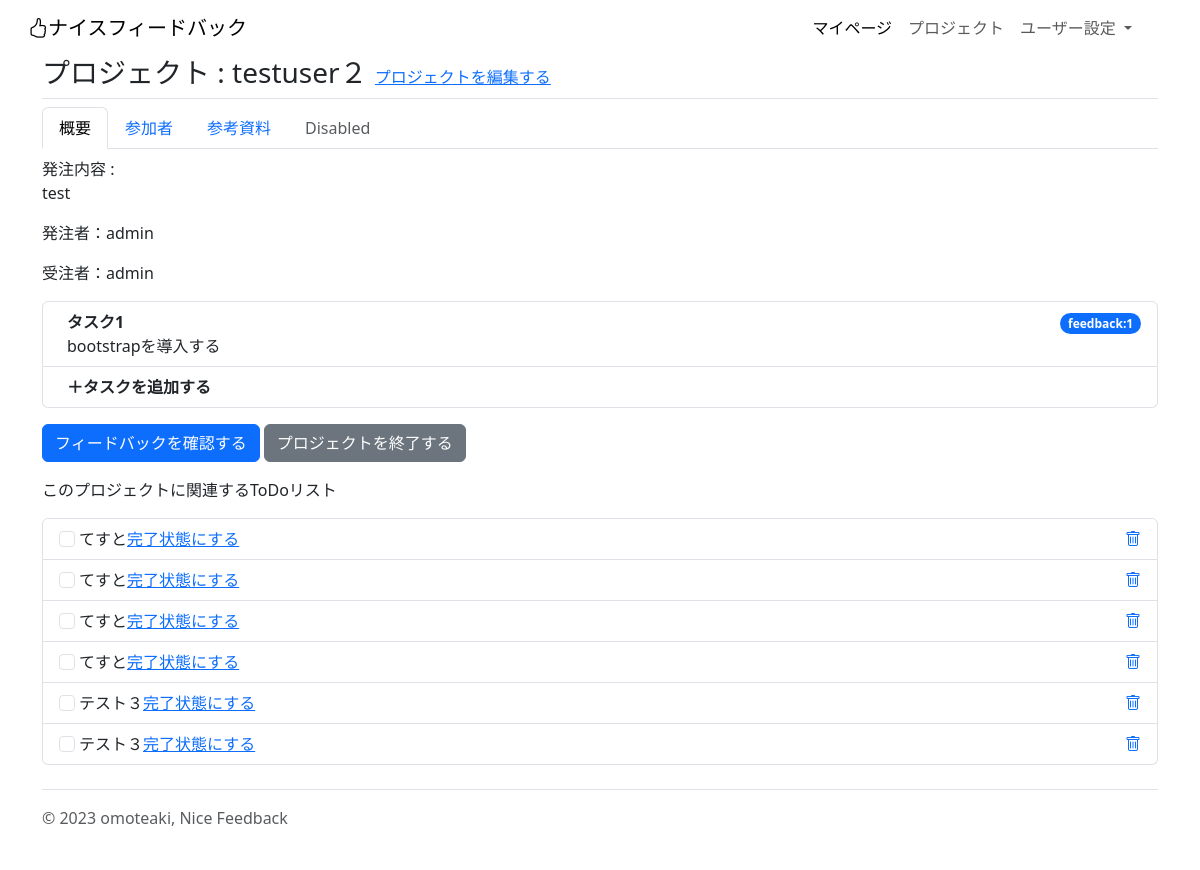
The page /project/12 (signed in) on the database its author committed.
### project/models.py (models this page shows, shortened)
class Project(models.Model):
    title = models.CharField(
        verbose_name="プロジェクトのタイトル",
        max_length=30,
    )
    about = models.TextField(
        verbose_name="このプロジェクトについて"
    )
    deadline_datetime = models.DateTimeField(
        verbose_name="締め切り日時",
    )
    reference_image1 = models.ImageField(
        verbose_name="参考画像1",
        upload_to="references",
        blank=True,
        null=True,
    )
    reference_image2 = models.ImageField(
        verbose_name="参考画像2",
        upload_to="references",
        blank=True,
        null=True,
    )
    reference_image3 = models.ImageField(
        verbose_name="参考画像3",
        upload_to="references",
        blank=True,
        null=True,
    )
    reference_movie1 = models.FileField(
        verbose_name="参考動画1",
        upload_to="references",
        blank=True,
        null=True,
    )
    reference_movie2 = models.FileField(
        verbose_name="参考動画2",
        upload_to="references",
        blank=True,
        null=True,
    )
    reference_movie3 = models.FileField(
        verbose_name="参考動画3",
        upload_to="references",
        blank=True,
        null=True,
    )
    reference_music1 = models.FileField(
        verbose_name="参考音源1",
        upload_to="references",
        blank=True,
        null=True,
    )
    reference_music2 = models.FileField(
        verbose_name="参考音源2",
        upload_to="references",
        blank=True,
        null=True,
    )
    reference_music3 = models.FileField(
        verbose_name="参考音源3",
        upload_to="references",
        blank=True,
        null=True,
    )
    reference_url1 = models.URLField(
        verbose_name="参考URL1",
        blank=True,
        null=True,
    )
    reference_url2 = models.URLField(
        verbose_name="参考URL2",
        blank=True,
        null=True,
    )
    reference_url3 = models.URLField(
        verbose_name="参考URL3",
        blank=True,
        null=True,
    )
    created_at = models.DateTimeField(
        verbose_name="プロジェクトを登録した日時",
        auto_now_add=True,
    )
    updated_at = models.DateTimeField(
        verbose_name="プロジェクトの詳細を更新した時間",
        auto_now=True,
    )
    orderer_user = models.ForeignKey(
        CustomUser,
        verbose_name="発注者",
        on_delete=models.PROTECT,
        related_name="orderer_user",
    )
    contractor_user = models.ForeignKey(
        CustomUser,
        verbose_name="受注者",
        on_delete=models.PROTECT,
        related_name="contractor_user",
    )
    orderer_users = models.ManyToManyField(
        CustomUser,
        verbose_name="発注者のサポーター",
        blank=True,
        related_name="orderer_users",
    )
    contractor_users = models.ManyToManyField(
        CustomUser,
        verbose_name="受注者のサポーター",
        blank=True,
        related_name="contractor_users",
    )
    created_user = models.ForeignKey(
        CustomUser,
        verbose_name="プロジェクトの作成者",
        on_delete=models.PROTECT,
        related_name="created_user"
    )
    is_done = models.BooleanField(
        default=False,
        help_text="プロジェクトが完了したらTrue"
    )

class Task(models.Model):
    title = models.CharField(
        verbose_name="タイトル",
        max_length=30,
    )
    content = models.TextField(
        verbose_name="本文"
    )
    deadline_datetime = models.DateTimeField(
        verbose_name="締め切り日時",
    )
    added_at = models.DateTimeField(
        verbose_name="タスクを追加した日時",
        auto_now_add=True,
    )
    project = models.ForeignKey(
        Project,
        verbose_name="プロジェクト",
        on_delete=models.CASCADE
    )
    def __str__(self):
        return self.title

class ToDo(models.Model):
    title = models.CharField(
        verbose_name="ToDoのタイトル",
        max_length=100
    )
    added_at = models.DateTimeField(
        verbose_name="ToDoを追加した日時",
        auto_now_add=True,
    )
    task = models.ForeignKey(
        Task,
        verbose_name="関連するタスク",
        on_delete=models.CASCADE,
    )
    is_done = models.BooleanField(
        default=False,
        help_text="todoを完了させたらTrue"
    )
    project = models.ForeignKey(
        Project,
        verbose_name="関連するプロジェクト",
        on_delete=models.CASCADE,
    )
    def __str__(self):
        return self.title

### account/models.py (models this page shows)
class CustomUser(AbstractUser):
    pass

### project/views.py (the view)
# urls.py: path('project/<int:pk>', views.ProjectDetailView.as_view(), name="project_detail"),
class ProjectDetailView(DetailView):
    template_name = "project_detail.html"
    context_object_name = "project"
    model = Project
    def get_context_data(self, **kwargs):
        context = super().get_context_data(**kwargs)
        context["tasks"] = Task.objects.filter(project_id=self.kwargs["pk"]).annotate(count=Count("feedback"))
        context["feedbacks"] = Feedback.objects.filter(task_id__in=context["tasks"])
        context["todo_list"] = ToDo.objects.filter(project_id=self.kwargs["pk"])
        context["detail"] = UserDetail.objects.filter(user_id=self.object.contractor_user)
        print(context["detail"])
        return context

### project/templates/project_detail.html (shortened to what this page needs)
{% extends "base.html" %}
{% block contents %}
  {% if request.user != project.contractor_user and request.user != project.orderer_user %}
  <p>
    閲覧権がありません。<a href="{% url "project:index" %}">マイページへ戻る</a>
  </p>
  {% else %}
  <div class="container" id="featured-3">
    <h3 class="pb-2 border-bottom">プロジェクト : {{project.title}}
    {% if request.user == project.orderer_user %}
      <span>
        <a href="{% url "project:project_update" project.pk %}" class="fs-6">プロジェクトを編集する</a>
      </span>
    {% endif %}
    </h3>
    <ul class="nav nav-tabs mb-2" id="myTab" role="tablist">
      <li class="nav-item" role="presentation">
        <button class="nav-link active" id="home-tab" data-bs-toggle="tab" data-bs-target="#home-tab-pane" type="button" role="tab" aria-controls="home-tab-pane" aria-selected="true">概要</button>
      </li>
      <li class="nav-item" role="presentation">
        <button class="nav-link" id="profile-tab" data-bs-toggle="tab" data-bs-target="#profile-tab-pane" type="button" role="tab" aria-controls="profile-tab-pane" aria-selected="false">参加者</button>
      </li>
      <li class="nav-item" role="presentation">
        <button class="nav-link" id="contact-tab" data-bs-toggle="tab" data-bs-target="#contact-tab-pane" type="button" role="tab" aria-controls="contact-tab-pane" aria-selected="false">参考資料</button>
      </li>
      <li class="nav-item" role="presentation">
        <button class="nav-link" id="disabled-tab" data-bs-toggle="tab" data-bs-target="#disabled-tab-pane" type="button" role="tab" aria-controls="disabled-tab-pane" aria-selected="false" disabled>Disabled</button>
      </li>
    </ul>
    <div class="tab-content" id="myTabContent">
      <div class="tab-pane fade show active" id="home-tab-pane" role="tabpanel" aria-labelledby="home-tab" tabindex="0">
        <p>発注内容 : <br>
          {{project.about|linebreaksbr}}
        </p>
        <p>発注者：{{project.orderer_user}}</p>
        <p>受注者：{{project.contractor_user}}</p>
        <div class="list-group">
        {% for task in tasks %}
          <a href="{% url "project:task_detail" task.pk %}" class="list-group-item align-items-start">
            <div class="ms-2 me-auto">
              <div class="d-flex justify-content-between">
                <div class="fw-bold">{{task}}</div>
                <div>
                  <span class="badge bg-primary rounded-pill">feedback:{{task.count}}</span>
                </div>
              </div>
              {{task.content}}
            </div>
          </a>
        {% endfor %}
        {% if request.user == project.orderer_user %}
          <a href="{% url "project:add_task" project.pk %}" class="list-group-item d-flex justify-content-between align-items-start">
            <div class="ms-2 me-auto">
              <div class="fw-bold">＋タスクを追加する</div>
            </div>
          </a>
        {% endif %}
        </div>
        <button class="btn btn-primary mt-3" type="button" data-bs-toggle="offcanvas" data-bs-target="#offcanvasRight" aria-controls="offcanvasRight">フィードバックを確認する</button>
        <a class="btn btn-secondary mt-3" href="{% url "project:project_done" project.pk %}">プロジェクトを終了する</a>
        {% if request.user == project.contractor_user %}
        <p class="mt-3">このプロジェクトに関連するToDoリスト</p>
        <ul class="list-group">
        {% for todo in todo_list %}
          <li class="list-group-item d-flex">
            <input class="form-check-input me-1" type="checkbox" value="" id="todoNum{{todo.pk}}" >
            <label class="form-check-label" for="todoNum{{todo.pk}}">{{todo}}</label>
            <a href="{% url "project:todo_checked" todo.pk project.pk %}">完了状態にする</a>
            <a href="{% url "project:todo_delete" todo.pk %}" class=" ms-auto">
              <i class="bi bi-trash"></i>
            </a>
          </li>
        {% endfor %}
        </ul>
        {% endif %}
      </div>
    </div>
  </div>
  {% endif %}
{% endblock %}

### rows shown on the page
Project: title "testuser２", about "test", orderer_user "admin", contractor_user "admin"
Task: title "タスク1", count "1", content "bootstrapを導入する"
ToDo: title "てすと"
ToDo: title "てすと"
ToDo: title "てすと"
ToDo: title "てすと"
ToDo: title "テスト３"
ToDo: title "テスト３"
